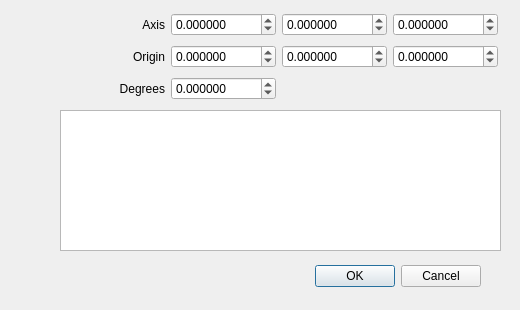
<?xml version="1.0" encoding="UTF-8"?>
<ui version="4.0">
 <class>AffineTransformDialog</class>
 <widget class="QDialog" name="AffineTransformDialog">
  <property name="geometry">
   <rect>
    <x>0</x>
    <y>0</y>
    <width>520</width>
    <height>310</height>
   </rect>
  </property>
  <property name="cursor">
   <cursorShape>ArrowCursor</cursorShape>
  </property>
  <property name="windowTitle">
   <string>Dialog</string>
  </property>
  <widget class="QDialogButtonBox" name="buttonBox">
   <property name="geometry">
    <rect>
     <x>140</x>
     <y>260</y>
     <width>341</width>
     <height>32</height>
    </rect>
   </property>
   <property name="sizePolicy">
    <sizepolicy hsizetype="Minimum" vsizetype="Fixed">
     <horstretch>0</horstretch>
     <verstretch>0</verstretch>
    </sizepolicy>
   </property>
   <property name="orientation">
    <enum>Qt::Horizontal</enum>
   </property>
   <property name="standardButtons">
    <set>QDialogButtonBox::Cancel|QDialogButtonBox::Ok</set>
   </property>
  </widget>
  <widget class="QTableView" name="tableView">
   <property name="geometry">
    <rect>
     <x>60</x>
     <y>110</y>
     <width>441</width>
     <height>141</height>
    </rect>
   </property>
   <property name="focusPolicy">
    <enum>Qt::NoFocus</enum>
   </property>
   <property name="showGrid">
    <bool>true</bool>
   </property>
  </widget>
  <widget class="QWidget" name="layoutWidget">
   <property name="geometry">
    <rect>
     <x>60</x>
     <y>10</y>
     <width>438</width>
     <height>94</height>
    </rect>
   </property>
   <layout class="QGridLayout" name="gridLayout">
    <item row="0" column="0">
     <widget class="QLabel" name="label">
      <property name="sizePolicy">
       <sizepolicy hsizetype="Preferred" vsizetype="Preferred">
        <horstretch>0</horstretch>
        <verstretch>0</verstretch>
       </sizepolicy>
      </property>
      <property name="text">
       <string>Axis</string>
      </property>
      <property name="alignment">
       <set>Qt::AlignRight|Qt::AlignTrailing|Qt::AlignVCenter</set>
      </property>
     </widget>
    </item>
    <item row="0" column="1">
     <widget class="QDoubleSpinBox" name="spnAxis_X">
      <property name="contextMenuPolicy">
       <enum>Qt::NoContextMenu</enum>
      </property>
      <property name="decimals">
       <number>6</number>
      </property>
      <property name="minimum">
       <double>-500.000000000000000</double>
      </property>
      <property name="maximum">
       <double>500.000000000000000</double>
      </property>
      <property name="value">
       <double>0.000000000000000</double>
      </property>
     </widget>
    </item>
    <item row="0" column="2">
     <widget class="QDoubleSpinBox" name="spnAxis_Y">
      <property name="decimals">
       <number>6</number>
      </property>
      <property name="minimum">
       <double>-500.000000000000000</double>
      </property>
      <property name="maximum">
       <double>500.000000000000000</double>
      </property>
     </widget>
    </item>
    <item row="0" column="3">
     <widget class="QDoubleSpinBox" name="spnAxis_Z">
      <property name="decimals">
       <number>6</number>
      </property>
      <property name="minimum">
       <double>-500.000000000000000</double>
      </property>
      <property name="maximum">
       <double>500.000000000000000</double>
      </property>
     </widget>
    </item>
    <item row="1" column="0">
     <widget class="QLabel" name="label_2">
      <property name="sizePolicy">
       <sizepolicy hsizetype="Preferred" vsizetype="Preferred">
        <horstretch>0</horstretch>
        <verstretch>0</verstretch>
       </sizepolicy>
      </property>
      <property name="text">
       <string>Origin</string>
      </property>
      <property name="alignment">
       <set>Qt::AlignRight|Qt::AlignTrailing|Qt::AlignVCenter</set>
      </property>
     </widget>
    </item>
    <item row="1" column="1">
     <widget class="QDoubleSpinBox" name="spnOrigin_X">
      <property name="decimals">
       <number>6</number>
      </property>
      <property name="minimum">
       <double>-500.000000000000000</double>
      </property>
      <property name="maximum">
       <double>500.000000000000000</double>
      </property>
      <property name="value">
       <double>0.000000000000000</double>
      </property>
     </widget>
    </item>
    <item row="1" column="2">
     <widget class="QDoubleSpinBox" name="spnOrigin_Y">
      <property name="decimals">
       <number>6</number>
      </property>
      <property name="minimum">
       <double>-500.000000000000000</double>
      </property>
      <property name="maximum">
       <double>500.000000000000000</double>
      </property>
     </widget>
    </item>
    <item row="1" column="3">
     <widget class="QDoubleSpinBox" name="spnOrigin_Z">
      <property name="decimals">
       <number>6</number>
      </property>
      <property name="minimum">
       <double>-500.000000000000000</double>
      </property>
      <property name="maximum">
       <double>500.000000000000000</double>
      </property>
     </widget>
    </item>
    <item row="2" column="0">
     <widget class="QLabel" name="label_3">
      <property name="sizePolicy">
       <sizepolicy hsizetype="Preferred" vsizetype="Preferred">
        <horstretch>0</horstretch>
        <verstretch>0</verstretch>
       </sizepolicy>
      </property>
      <property name="text">
       <string>Degrees</string>
      </property>
      <property name="alignment">
       <set>Qt::AlignRight|Qt::AlignTrailing|Qt::AlignVCenter</set>
      </property>
     </widget>
    </item>
    <item row="2" column="1">
     <widget class="QDoubleSpinBox" name="spnDegrees">
      <property name="decimals">
       <number>6</number>
      </property>
      <property name="minimum">
       <double>-360.000000000000000</double>
      </property>
      <property name="maximum">
       <double>360.000000000000000</double>
      </property>
      <property name="value">
       <double>0.000000000000000</double>
      </property>
     </widget>
    </item>
   </layout>
  </widget>
  <zorder>layoutWidget</zorder>
  <zorder>buttonBox</zorder>
  <zorder>tableView</zorder>
 </widget>
 <resources/>
 <connections>
  <connection>
   <sender>buttonBox</sender>
   <signal>accepted()</signal>
   <receiver>AffineTransformDialog</receiver>
   <slot>accept()</slot>
   <hints>
    <hint type="sourcelabel">
     <x>248</x>
     <y>254</y>
    </hint>
    <hint type="destinationlabel">
     <x>157</x>
     <y>274</y>
    </hint>
   </hints>
  </connection>
  <connection>
   <sender>buttonBox</sender>
   <signal>rejected()</signal>
   <receiver>AffineTransformDialog</receiver>
   <slot>reject()</slot>
   <hints>
    <hint type="sourcelabel">
     <x>316</x>
     <y>260</y>
    </hint>
    <hint type="destinationlabel">
     <x>286</x>
     <y>274</y>
    </hint>
   </hints>
  </connection>
 </connections>
</ui>
